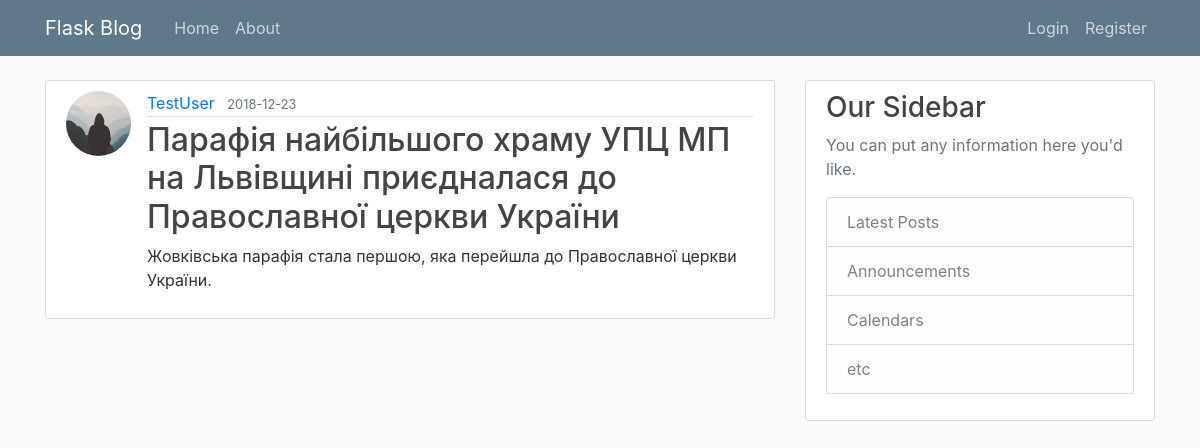
Screenshot of /post/3 with the database file from the repository.
### flaskblog/models.py (models this page shows, shortened)
class User(db.Model, UserMixin):
    id = db.Column(db.Integer, primary_key=True)
    username = db.Column(db.String(20), unique=True, nullable=False)
    email = db.Column(db.String(120), unique=True, nullable=False)
    image_file = db.Column(db.String(20), nullable=False, default='default.jpg')
    password = db.Column(db.String(60), nullable=False)
    posts = db.relationship('Post', backref='author', lazy=True)

class Post(db.Model):
    id = db.Column(db.Integer, primary_key=True)
    title = db.Column(db.String(100), nullable=False)
    date_posted = db.Column(db.DateTime, nullable=False, default=datetime.utcnow)
    content = db.Column(db.Text, nullable=False)
    user_id = db.Column(db.Integer, db.ForeignKey('user.id'), nullable=False)

### flaskblog/routes.py (the view)
@app.route("/post/<int:post_id>")
def post(post_id):
    post = Post.query.get_or_404(post_id)
    return render_template('post.html', title=post.title, post=post)

### flaskblog/templates/post.html (shortened to what this page needs)
{% extends "layout.html" %}
{% block content %}
  <article class="media content-section">
    <img class="rounded-circle article-img" src="{{ url_for('static', filename='profile_pics/' + post.author.image_file) }}">
    <div class="media-body">
      <div class="article-metadata">
        <a class="mr-2" href="{{ url_for('user_posts', username=post.author.username) }}">{{ post.author.username }}</a>
        <small class="text-muted">{{ post.date_posted.strftime('%Y-%m-%d') }}</small>
      </div>
      <h2 class="article-title">{{ post.title }}</h2>
      <p class="article-content">{{ post.content }}</p>
    </div>
  </article>
{% endblock content %}

### flaskblog/static/main.css (style rules this page uses)
body { background: #fafafa; color: #333333; margin-top: 5rem; }
h1, h2, h3, h4, h5, h6 { color: #444444; }
.content-section { background: #ffffff; padding: 10px 20px; border: 1px solid #dddddd; border-radius: 3px; margin-bottom: 20px; }
.article-title { color: #444444; }
.article-content { white-space: pre-line; }
.article-img { height: 65px; width: 65px; margin-right: 16px; }
.article-metadata { padding-bottom: 1px; margin-bottom: 4px; border-bottom: 1px solid #e3e3e3 }

### rows the page displays
User: image_file (placeholder picture), author.username "TestUser"
Post: date_posted "2018-12-23", title "Парафія найбільшого храму УПЦ МП на Львівщині приєдналася до Православної церкви України", content "Жовківська парафія стала першою, яка перейшла до Православної церкви України."
